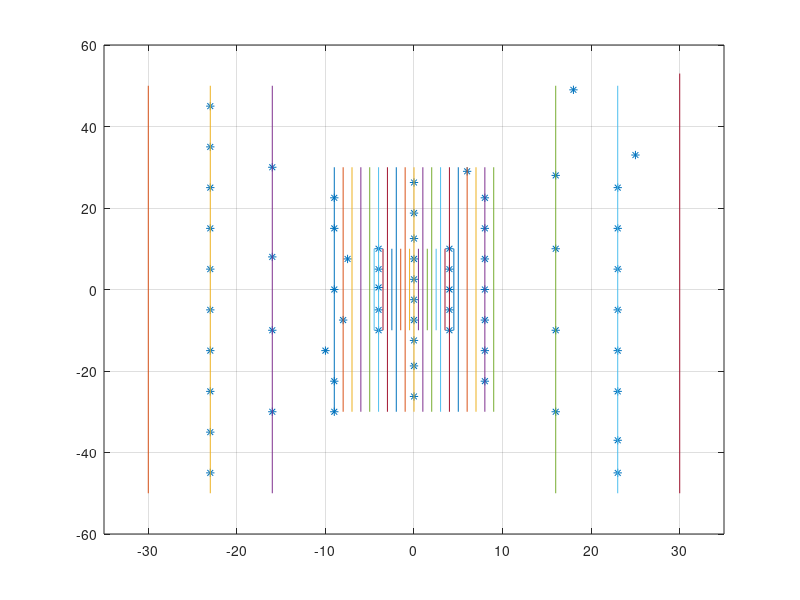

Write MATLAB code to recreate this figure. (Note: this script raises an error after producing the figure.)
% make_srGeometry
% specific for the ETOMO experiment based on the locations of the outer
% OBS lines.  
% Geographic Coordinate System is spherical
% 			
% srGeometry.longitude (decimal degrees)
%       Chosen longitude for center of experiment.  Becomes
%       origin for x-axis in cartesian coordinate system. Value does not
%       affect short distance conversion factors.  Choose one that is
%       convenient.
% 
% srGeometry.latitude (decimal degrees )
%       Chosen latitude for center of experiment.  Becomes
%       origin for y-axis in cartesian coordinate system. Value is
%       important to calculation of short distance conversion factors.
%       Choose one that is near to geographic center of experiment; this
%       will reduce error of mapping between geographic and cartesian
%       coordinates.
% 
% srGeometry.rotation (degrees )
%       Rotation of cartesian coordinate system with respect to
%       geographic coordinate system.  When the rotation is zero, the
%       x-axis points east and the y-axis points north. A positive angle
%       rotates the x-y axis in the CCW direction.   This is useful for
%       limiting the dimensions of the cartesian space that is used for ray
%       tracing.  See Coordinate System

%% from cruiseplan11.m  
% Coordinate paramters - Outer (undershoot) and inner can be different
% at MEF origin_outer.lat = 47.9489;
%        origin_outer.lon = -129.0987;
% at Salty Dawg on MCS 3
origin_outer.lat = 47.978;
origin_outer.lon = -129.075;
origin_outer.rot = -17.5;
origin_inner = origin_outer;
origin_outer.rot = -5.5;
%
% OBS locations and type
% % Specify x & y(km) with outer lines come first
nobs = 64;
nobs_outer = 28;
 yobs = [[-50:10:40]+5 [-30 -10 8 30] -30:20:10 28 [-50 -42 -30:10:20 28 44]+5 -30:7.5:22.5 [-10 -5 0.5 5 10] -26.25 -18.75 -12.5:5:12.5 18.75 26.26 -10:5:10 -22.5:7.5:22.5 29 ];
 xobs = [-23*ones(1,10) -16*ones(1,4) 16*ones(1,4) 23*ones(1,8) 25 18 [-9 -9 -10 -8 -9 -7.5 -9 -9] -4*ones(1,5) 0*ones(1,10) 4*ones(1,5) 8*ones(1,7) 6 ];

figure(1),clf
plot(xobs,yobs,'*')
grid on

nline = 35;%total number of lines without the MCS line
nline_outer = 6;%outer lines
nshot_outer_st = 21;
nshot_outer_end = 259;

nline_middle = 19;%middle lines
nshot_middle_st = 21;
nshot_middle_end = 156;

nline_inner = 10;%inner lines
nshot_inner_st = 66;
nshot_inner_end = 111;

%Specifying undershoot shot lines; converted in 'lonline' and 'latline'  
yline = [-50*ones(1,6) -30*ones(1,19) -10*ones(1,10);
         50*ones(1,5) 53 30*ones(1,19) 10*ones(1,10)];
xline = [-30 -23 -16 16 23 30 -9:1:9 -4.5:1:4.5;
         -30 -23 -16 16 23 30 -9:1:9 -4.5:1:4.5];

%Specifying shot locations in the outer area;
ybase_outer = [-49.96:0.420:50];
xbase_outer = [-30 -23 -16 16 23 30];
ybase_outer2 = ybase_outer.'

youter = repmat(ybase_outer2, 1, nline_outer)
xouter = repmat(xbase_outer, nshot_outer_end - nshot_outer_st + 1,1)


%Specifying shot locations in the middle area;
ybase_middle = [-30.75:0.450:30];
xbase_middle = [-9:1:9];
ybase_middle2 = ybase_middle.'

ymiddle = repmat(ybase_middle2, 1, nline_middle)
xmiddle = repmat(xbase_middle, nshot_middle_end - nshot_middle_st + 1,1)


%Specifying shot locations in the inner area;
ybase_inner = [-10.25:0.45:10];
xbase_inner = [-4.5:1:4.5];
ybase_inner2 = ybase_inner.'

yinner = repmat(ybase_inner2, 1, nline_inner)
xinner = repmat(xbase_inner, nshot_inner_end - nshot_inner_st + 1,1)


% % MCS line 3 specified in polyfit/polyval format
% [x,y] = map2xy(lon_mcs3,lat_mcs3,inner);
% p = polyfit(x,y,1);
% x = [-0.5 0.5] * length_mcs3;
% y = polyval(p,x);
% xline = [xline x'];
% yline = [yline y'];

figure(1), hold on, plot(xline,yline)
xlim([-35 35])

% Coordinate transformation 
%  Separate for outer (undershoot) and inner portions but ONLY VARY ROTATION
[xltkm_outer,xlnkm_outer] = setorg(origin_outer.lat);
outer = [origin_outer.lon origin_outer.lat xlnkm_outer xltkm_outer origin_outer.rot];
[xltkm_inner,xlnkm_inner] = setorg(origin_inner.lat);
inner = [origin_inner.lon origin_inner.lat xlnkm_inner xltkm_inner origin_inner.rot];
xltkm = xltkm_outer;
xlnkm = xlnkm_outer;

% Convert to latitude/longitude
[lonobs(1:nobs_outer),latobs(1:nobs_outer)] = xy2map(xobs(1:nobs_outer),yobs(1:nobs_outer),outer);
[lonobs(nobs_outer+1:nobs),latobs(nobs_outer+1:nobs)] = xy2map(xobs(nobs_outer+1:nobs),yobs(nobs_outer+1:nobs),inner);
[lonline(:,1:nline_outer),latline(:,1:nline_outer)] = xy2map(xline(:,1:nline_outer),yline(:,1:nline_outer),outer);
[lonline(:,nline_outer+1:nline),latline(:,nline_outer+1:nline)] = xy2map(xline(:,nline_outer+1:nline),yline(:,nline_outer+1:nline),inner);
[lonsh_outer(:,1:nline_outer),latsh_outer(:,1:nline_outer)] = xy2map(xouter(:,1:nline_outer),youter(:,1:nline_outer),outer);
[lonsh_middle(:,1:nline_middle),latsh_middle(:,1:nline_middle)] = xy2map(xmiddle(:,1:nline_middle),ymiddle(:,1:nline_middle),inner);
[lonsh_inner(:,1:nline_inner),latsh_inner(:,1:nline_inner)] = xy2map(xinner(:,1:nline_inner),yinner(:,1:nline_inner),inner);

figure(2),clf
plot(lonobs,latobs,'o','markerfacecolor','r')
hold on
plot(lonsh_outer,latsh_outer,'r')
plot(lonsh_middle,latsh_middle,'g')
plot(lonsh_inner,latsh_inner,'b')

%% Check compared to the real lines
load srEvent
load srStation

figure(2)
plot(srStation.longitude,srStation.latitude,'o','markerfacecolor','k')
plot(srEvent.longitude,srEvent.latitude,'.k')

%%%%% STILL TO DO:  Use map2xy to plot the true locations on the x-y grid. %%%%%

%% make and save srGeometry
srGeometry.longitude = origin_outer.lon;
srGeometry.latitude = origin_outer.lat ;
srGeometry.rotation = origin_outer.rot;

save srGeometry srGeometry

